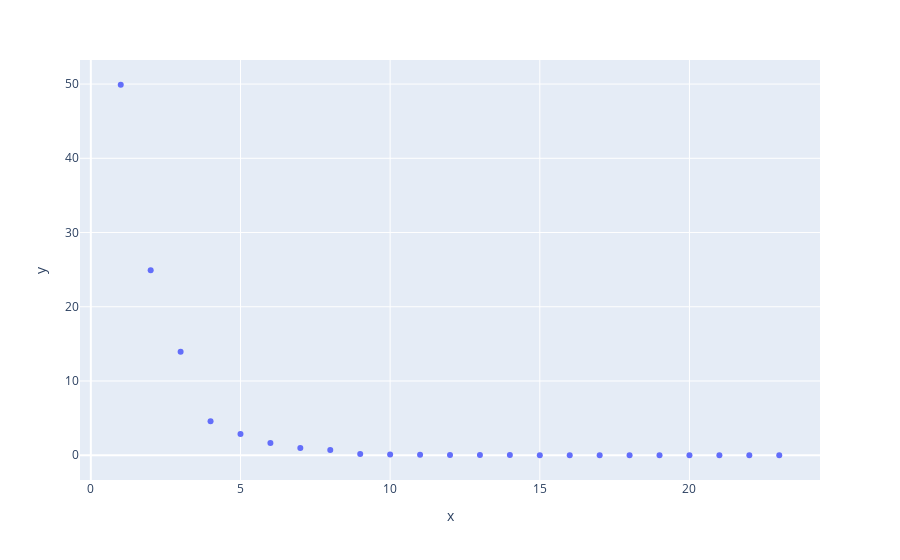

Source (notebook cell):
### Markdown cell above
### PRESS plot ##

### Code cell
Q=100*pca.explained_variance_ratio_
px.scatter(Q, x= nPC, y= Q)

### Figure 1 — Plotly figure (JSON) as saved in the notebook; plotly's stock layout.template omitted (floating-point values rounded to 4 significant figures)
{"data": [{"hovertemplate": "x=%{x}<br>y=%{y}<extra></extra>", "legendgroup": "", "marker": {"color": "#636efa", "symbol": "circle"}, "mode": "markers", "name": "", "showlegend": false, "type": "scatter", "x": [1, 2, 3, 4, 5, 6, 7, 8, 9, 10, 11, 12, 13, 14, 15, 16, 17, 18, 19, 20, 21, 22, 23], "xaxis": "x", "y": [49.91, 24.93, 13.95, 4.577, 2.865, 1.641, 0.9658, 0.7003, 0.1594, 0.0951, 0.06768, 0.04748, 0.03764, 0.02559, 0.01223, 0.008629, 0.007964, 0.003493, 0.002804, 0.001192, 0.0003222, 2.774e-05, 1.099e-31], "yaxis": "y"}], "layout": {"legend": {"tracegroupgap": 0}, "margin": {"t": 60}, "xaxis": {"anchor": "y", "domain": [0, 1], "title": {"text": "x"}}, "yaxis": {"anchor": "x", "domain": [0, 1], "title": {"text": "y"}}}}
